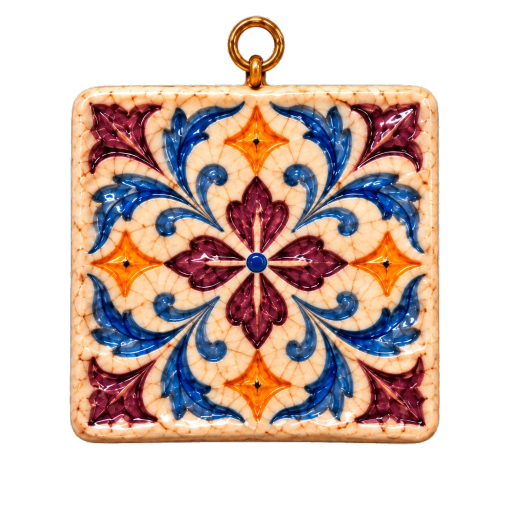
#> input picture experiments/ornaments/ceramic-tile-v2/assets/ceramic-base.png, 1024 x 1024 px (shown at 1/2 size)
$ python extract_masks.py
#> lines starting #> are read from the running program, lines starting #| are printed output that depends on the picture; after the words box and inside, x2 and y2 are one past the last pixel; in counts of white or black regions, pixels touching at a corner belong together
#> in main, base is the input picture: shape (1024, 1024, 4); mean R, G, B, A 205.3, 185.2, 177.1, 129.8
"""Build three glaze masks from the exact pixels of ceramic-base.png.

White means the glaze may take color. Cream, the gold loop, and empty space stay black.
Masks do not overlap. Edges are soft only where the glaze meets cream or the silhouette.

  /tmp/dogkey/bin/python scripts/extract_masks.py
"""

from __future__ import annotations

from pathlib import Path

import numpy as np
from PIL import Image, ImageFilter

ROOT = Path(__file__).resolve().parents[1]
ASSETS = ROOT / "assets"


def hsv(rgb: np.ndarray) -> tuple[np.ndarray, np.ndarray, np.ndarray]:
    red, green, blue = rgb[:, :, 0], rgb[:, :, 1], rgb[:, :, 2]
    peak = np.maximum(np.maximum(red, green), blue)
    floor = np.minimum(np.minimum(red, green), blue)
    span = peak - floor
    hue = np.zeros_like(red)
    safe = np.maximum(span, 1e-6)
    hue = np.where((peak == red) & (span > 0), ((green - blue) / safe) % 6, hue)
    hue = np.where((peak == green) & (span > 0), ((blue - red) / safe) + 2, hue)
    hue = np.where((peak == blue) & (span > 0), ((red - green) / safe) + 4, hue)
    return (hue * 60.0) % 360.0, span / np.maximum(peak, 1.0), peak


def shift(mask: np.ndarray, dy: int, dx: int) -> np.ndarray:
    out = np.zeros_like(mask)
    y_dst = slice(max(dy, 0), mask.shape[0] + min(dy, 0))
    x_dst = slice(max(dx, 0), mask.shape[1] + min(dx, 0))
    out[y_dst, x_dst] = mask[y_dst.start - dy : y_dst.stop - dy, x_dst.start - dx : x_dst.stop - dx]
    return out


def dilate(mask: np.ndarray, radius: int) -> np.ndarray:
    out = mask.copy()
    for dy in range(-radius, radius + 1):
        for dx in range(-radius, radius + 1):
            if dx * dx + dy * dy > radius * radius:
                continue
            out |= shift(mask, dy, dx)
    return out


def erode(mask: np.ndarray, radius: int) -> np.ndarray:
    out = mask.copy()
    for dy in range(-radius, radius + 1):
        for dx in range(-radius, radius + 1):
            if dx * dx + dy * dy > radius * radius:
                continue
            out &= shift(mask, dy, dx)
    return out


def tile_span(alpha: np.ndarray) -> tuple[int, int]:
    widths = (alpha > 128).sum(axis=1)
    rows = np.where(widths > widths.max() * 0.55)[0]
    if len(rows) == 0:
        raise SystemExit("could not find the ceramic tile")
    return int(rows.min()), int(rows.max())


def keep_components(mask: np.ndarray, predicate) -> np.ndarray:
    height, width = mask.shape
    seen = np.zeros((height, width), dtype=bool)
    kept = np.zeros((height, width), dtype=bool)
    ys, xs = np.where(mask)
    for y0, x0 in zip(ys.tolist(), xs.tolist(), strict=True):
        if seen[y0, x0]:
            continue
        queue = [(y0, x0)]
        seen[y0, x0] = True
        pixels: list[tuple[int, int]] = []
        minx = maxx = x0
        miny = maxy = y0
        head = 0
        while head < len(queue):
            y, x = queue[head]
            head += 1
            pixels.append((y, x))
            minx = min(minx, x)
            maxx = max(maxx, x)
            miny = min(miny, y)
            maxy = max(maxy, y)
            for ny, nx in ((y + 1, x), (y - 1, x), (y, x + 1), (y, x - 1)):
                if ny < 0 or nx < 0 or ny >= height or nx >= width:
                    continue
                if seen[ny, nx] or not mask[ny, nx]:
                    continue
                seen[ny, nx] = True
                queue.append((ny, nx))
        if predicate(len(pixels), minx, miny, maxx, maxy):
            for y, x in pixels:
                kept[y, x] = True
    return kept


def cores(rgb: np.ndarray, alpha: np.ndarray) -> tuple[np.ndarray, np.ndarray, np.ndarray]:
    hue, saturation, _peak = hsv(rgb)
    red, green, blue = rgb[:, :, 0], rgb[:, :, 1], rgb[:, :, 2]
    luma = 0.2126 * red + 0.7152 * green + 0.0722 * blue
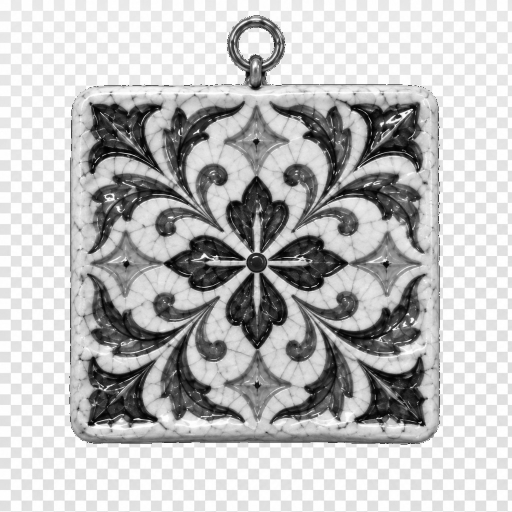
#> luma: shape (1024, 1024) float32 (shown at 1/2 size); min 0, max 255, mean 188.9
    top, _bottom = tile_span(alpha)
#> in tile_span, `widths = (alpha > 128).sum(axis=1)`: widths = 1024 values, max 741 at index 657, min 0 at index 0, mean 520.7
#> in tile_span, `rows = np.where(widths > widths.max() * 0.55)[0]`: rows = 715 values from 170 to 884
#> top = 170
    # The gold loop sits above the tile. The bail overlaps the top edge by a few pixels.
    on_tile = (alpha > 32) & (np.arange(rgb.shape[0])[:, None] >= top - 2)
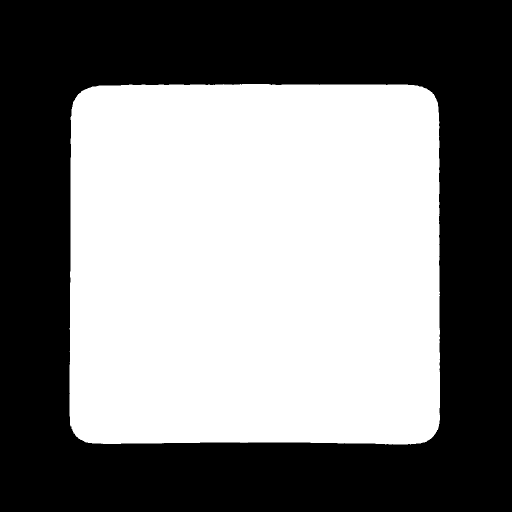
#> on_tile: shape (1024, 1024) bool (shown at 1/2 size); 50.3% white; 1 black region, box (x1, y1, x2, y2) and area: (0, 0, 1024, 1024) 521373

    blue = on_tile & (hue >= 188) & (hue <= 255) & (saturation >= 0.16) & (blue > red + 1) & (luma > 12)
#> blue: shape (1024, 1024) bool; 10.3% white; 19 white regions (6 under 20 px), largest, box (x1, y1, x2, y2) and area: (629, 551, 847, 714) 10933, (176, 548, 378, 715) 10847, (322, 634, 490, 845) 10648
    burgundy = (
        on_tile
        & ((hue >= 328) | (hue <= 14))
        & (saturation >= 0.24)
        & (luma < 168)
        & (red > green + 8)
        & (red > blue)
    )
#> burgundy: shape (1024, 1024) bool; 9% white; 178 white regions (155 under 20 px), largest, box (x1, y1, x2, y2) and area: (174, 205, 331, 353) 13319, (707, 713, 852, 854) 12670, (175, 711, 321, 855) 12616
    ratio = green / np.maximum(red, 1.0)
    orange = (
        on_tile
        & (hue >= 12)
        & (hue <= 36)
        & (saturation >= 0.62)
        & ((red - blue) > 115)
        & (ratio < 0.66)
        & (luma > 55)
        & (luma < 200)
        & (blue < 100)
    )
#> orange: shape (1024, 1024) bool; 3.9% white; 393 white regions (310 under 20 px), largest, box (x1, y1, x2, y2) and area: (445, 697, 593, 844) 7322, (179, 459, 330, 596) 6895, (447, 206, 579, 359) 6804

    # Cracks and thin specular lines sit inside a motif. Closing fills them.
    # The wider cream gaps between motifs stay open.
    cream = (saturation < 0.30) & (luma > 165) & (hue > 16) & (hue < 52)
#> cream: shape (1024, 1024) bool; 6.7% white; 1190 white regions (776 under 20 px), largest, box (x1, y1, x2, y2) and area: (158, 173, 715, 221) 6446, (534, 807, 715, 855) 2037, (344, 824, 499, 859) 1849
    blue = (erode(dilate(blue, 1), 1) | blue) & on_tile & ~cream
#> after the loop in dilate, `for dy in range(-radius, radius + 1):`: out: shape (1024, 1024) bool; 11.2% white; 14 white regions (1 under 20 px), largest, box (x1, y1, x2, y2) and area: (628, 550, 848, 715) 11945, (175, 547, 379, 716) 11781, (321, 633, 491, 846) 11506
#> after the loop in erode, `for dy in range(-radius, radius + 1):`: out: shape (1024, 1024) bool; 10.4% white; 16 white regions (3 under 20 px), largest, box (x1, y1, x2, y2) and area: (629, 551, 847, 714) 11122, (176, 548, 378, 715) 11027, (322, 634, 490, 845) 10762
    burgundy = (erode(dilate(burgundy, 1), 1) | burgundy) & on_tile & ~cream
#> after the loop in dilate (call 2), `for dy in range(-radius, radius + 1):`: out: shape (1024, 1024) bool; 9.9% white; 139 white regions (96 under 20 px), largest, box (x1, y1, x2, y2) and area: (173, 204, 332, 354) 14416, (174, 710, 322, 856) 13674, (706, 712, 855, 855) 13480
#> after the loop in erode (call 2), `for dy in range(-radius, radius + 1):`: out: shape (1024, 1024) bool; 9.2% white; 166 white regions (144 under 20 px), largest, box (x1, y1, x2, y2) and area: (174, 205, 331, 353) 13691, (175, 711, 321, 855) 12894, (707, 713, 854, 854) 12796
#> burgundy: shape (1024, 1024) bool; 9.2% white; 166 white regions (144 under 20 px), largest, box (x1, y1, x2, y2) and area: (174, 205, 331, 353) 13690, (175, 711, 321, 855) 12894, (707, 713, 854, 854) 12796
    orange = (erode(dilate(orange, 1), 1) | orange) & on_tile & ~cream
#> after the loop in dilate (call 3), `for dy in range(-radius, radius + 1):`: out: shape (1024, 1024) bool; 5% white; 314 white regions (168 under 20 px), largest, box (x1, y1, x2, y2) and area: (155, 846, 870, 887) 8904, (444, 696, 599, 845) 8145, (178, 458, 331, 597) 7741
#> after the loop in erode (call 3), `for dy in range(-radius, radius + 1):`: out: shape (1024, 1024) bool; 4% white; 366 white regions (281 under 20 px), largest, box (x1, y1, x2, y2) and area: (445, 697, 593, 844) 7527, (179, 459, 330, 596) 7076, (156, 847, 869, 886) 7076

    overlap = (blue & burgundy) | (blue & orange) | (burgundy & orange)
#> overlap: shape (1024, 1024) bool; 0.09% white in thin lines or dots, all inside (x1, y1, x2, y2) = (155, 190, 854, 866)
    if overlap.any():
        scores = np.stack(
            [
                np.where(blue, saturation, 0),
                np.where(burgundy, saturation + 0.01, 0),
                np.where(orange, saturation + 0.02, 0),
            ]
        )
        winner = scores.argmax(axis=0)
#> winner: shape (1024, 1024) int64; 3 distinct labels, from 0 to 2
        blue &= ~overlap | (winner == 0)
        burgundy &= ~overlap | (winner == 1)
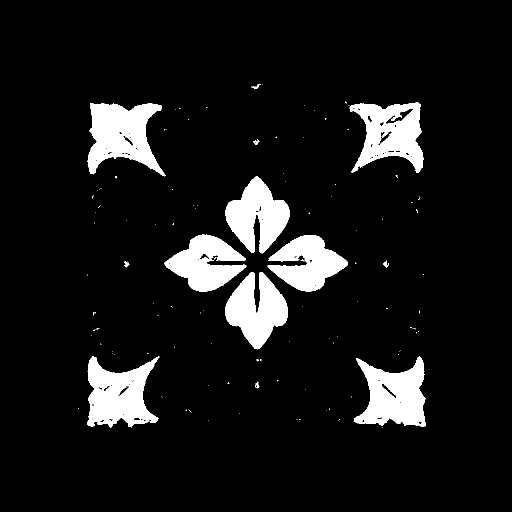
#> burgundy: shape (1024, 1024) bool (shown at 1/2 size); 9.1% white; 118 white regions (105 under 20 px), largest, box (x1, y1, x2, y2) and area: (175, 206, 331, 353) 13584, (175, 712, 320, 855) 12815, (707, 713, 852, 854) 12722
        orange &= ~overlap | (winner == 2)

    # The warm ceramic rim and crackle shadows share a hue with the orange stars.
    # The stars are the only large orange shapes. The bottom rim is wide and short.
    orange = keep_components(
        orange,
        lambda area, x0, y0, x1, y1: area >= 2000 and not (x1 - x0 > 400 and y1 - y0 < 55),
    )
#> the loop in keep_components, `for y0, x0 in zip(ys.tolist(), xs.tolist(), strict=True):` made 42440 passes
#> (y0, x0) on passes 2 to 4: (168, 492), (168, 493), (168, 494)
#> after the loop in keep_components, `for y0, x0 in zip(ys.tolist(), xs.tolist(), strict=True):`: kept: shape (1024, 1024) bool; 2.7% white; 4 white regions, box (x1, y1, x2, y2) and area: (445, 697, 593, 844) 7527, (179, 459, 330, 596) 7076, (447, 206, 579, 356) 6999, (696, 461, 845, 594) 6877
    # The dark center of each star is a hole. Closing fills it without crossing the cream.
    orange = erode(dilate(orange, 5), 5) & on_tile & ~cream
#> call 4 of dilate, with radius = 5
#> after the loop in dilate (call 4), `for dy in range(-radius, radius + 1):`:
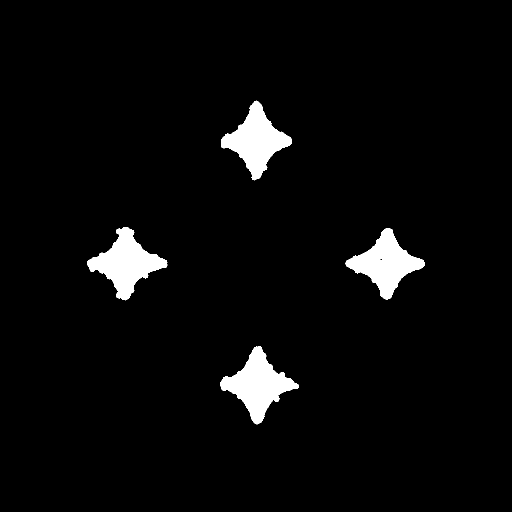
#> out: shape (1024, 1024) bool (shown at 1/2 size); 3.8% white; 4 white regions, box (x1, y1, x2, y2) and area: (440, 692, 598, 849) 10279, (174, 454, 335, 601) 10174, (442, 201, 584, 361) 9800, (691, 456, 850, 599) 9638
#> call 4 of erode, with radius = 5
#> after the loop in erode (call 4), `for dy in range(-radius, radius + 1):`:
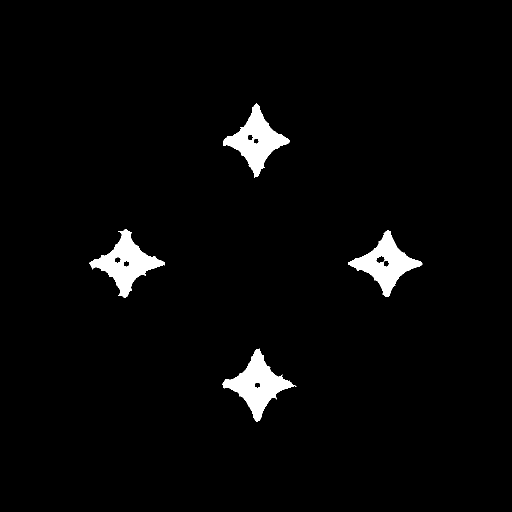
#> out: shape (1024, 1024) bool (shown at 1/2 size); 2.9% white; 4 white regions, box (x1, y1, x2, y2) and area: (445, 697, 593, 844) 7791, (179, 459, 330, 596) 7533, (447, 206, 579, 356) 7390, (696, 461, 845, 594) 7171
#> orange: shape (1024, 1024) bool; 2.8% white; 4 white regions, box (x1, y1, x2, y2) and area: (445, 697, 593, 844) 7785, (179, 459, 330, 596) 7508, (447, 206, 579, 356) 7385, (696, 461, 845, 594) 7141
    # A thin crack keeps that center connected to the cream, so closing alone misses it.
    # Pixels this dark, this deep inside an orange shape, are the star's own center.
    for blur, limit, minimum in ((8, 80, 0.55), (6, 45, 0.40)):
        density = np.asarray(
            Image.fromarray(orange.astype(np.uint8) * 255).filter(ImageFilter.BoxBlur(blur))
        ).astype(np.float32) / 255.0
        orange |= on_tile & (luma < limit) & (density > minimum)

    # Specks on the gold bail, and the star centers that read as burgundy.
    burgundy = keep_components(burgundy, lambda area, _x0, _y0, _x1, _y1: area >= 200)
#> the loop in keep_components (call 2), `for y0, x0 in zip(ys.tolist(), xs.tolist(), strict=True):` made 95602 passes
#> (y0, x0) on passes 2 to 4: (168, 519), (168, 520), (168, 521)
#> after the loop in keep_components (call 2), `for y0, x0 in zip(ys.tolist(), xs.tolist(), strict=True):`:
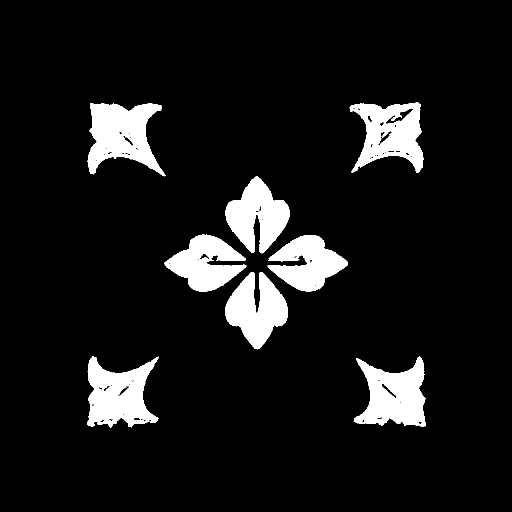
#> kept: shape (1024, 1024) bool (shown at 1/2 size); 9.1% white; 8 white regions, largest, box (x1, y1, x2, y2) and area: (175, 206, 331, 353) 13583, (175, 712, 318, 855) 12812, (707, 713, 852, 854) 12722
    blue = keep_components(blue, lambda area, _x0, _y0, _x1, _y1: area >= 100)
    burgundy &= ~orange
    return blue, burgundy, orange


def soften(mask: np.ndarray, blocked: np.ndarray, alpha: np.ndarray) -> np.ndarray:
    image = Image.fromarray(np.where(mask, 255, 0).astype(np.uint8), "L")
    blurred = np.asarray(image.filter(ImageFilter.GaussianBlur(radius=0.8))).astype(np.float32)
    blurred[mask] = np.maximum(blurred[mask], 242)
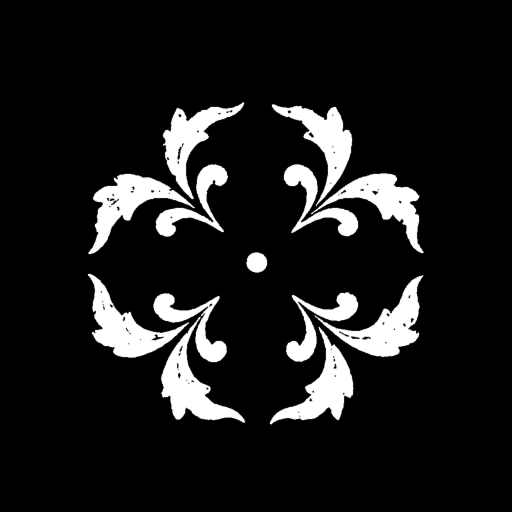
#> blurred: shape (1024, 1024) float32 (shown at 1/2 size); min 0, max 255, mean 27
    blurred[blocked] = 0
#> blurred: shape (1024, 1024) float32; under 0.01% of pixels changed, all inside (x1, y1, x2, y2) = (492, 503, 536, 547)
    blurred[alpha == 0] = 0
    blurred *= np.clip(alpha.astype(np.float32) / 255.0, 0, 1)
    return np.clip(blurred, 0, 255).astype(np.uint8)


def exclusive(masks: list[np.ndarray]) -> list[np.ndarray]:
    stack = np.stack([mask.astype(np.int16) for mask in masks])
    order = stack.argmax(axis=0)
    peak = stack.max(axis=0)
    out = []
    for index, mask in enumerate(masks):
        kept = np.where((order == index) & (peak > 0), peak, 0)
        out.append(kept.astype(np.uint8))
#> this loop made 3 passes
#> after the loop, out = 3 items
    return out


def main() -> None:
    base = np.asarray(Image.open(ASSETS / "ceramic-base.png").convert("RGBA"))
    rgb = base[:, :, :3].astype(np.float32)
    alpha = base[:, :, 3]
    blue, burgundy, orange = cores(rgb, alpha)
    soft = [
        soften(blue, burgundy | orange, alpha),
        soften(burgundy, blue | orange, alpha),
        soften(orange, blue | burgundy, alpha),
    ]
    blue_m, burgundy_m, orange_m = exclusive(soft)
    Image.fromarray(blue_m, "L").save(ASSETS / "mask-blue.png", "PNG")
    Image.fromarray(burgundy_m, "L").save(ASSETS / "mask-burgundy.png", "PNG")
    Image.fromarray(orange_m, "L").save(ASSETS / "mask-orange.png", "PNG")

    overlap = ((blue_m > 0) & (burgundy_m > 0)).sum()
#> overlap = 0
    overlap += ((blue_m > 0) & (orange_m > 0)).sum()
    overlap += ((burgundy_m > 0) & (orange_m > 0)).sum()
    outside = ((blue_m > 0) | (burgundy_m > 0) | (orange_m > 0)) & (alpha == 0)
    print("blue", int((blue_m > 16).sum()), "burgundy", int((burgundy_m > 16).sum()), "orange", int((orange_m > 16).sum()))
#| blue 121105 burgundy 102530 orange 32767
    print("overlap", int(overlap), "outside silhouette", int(outside.sum()))
#| overlap 0 outside silhouette 0


if __name__ == "__main__":
    main()
